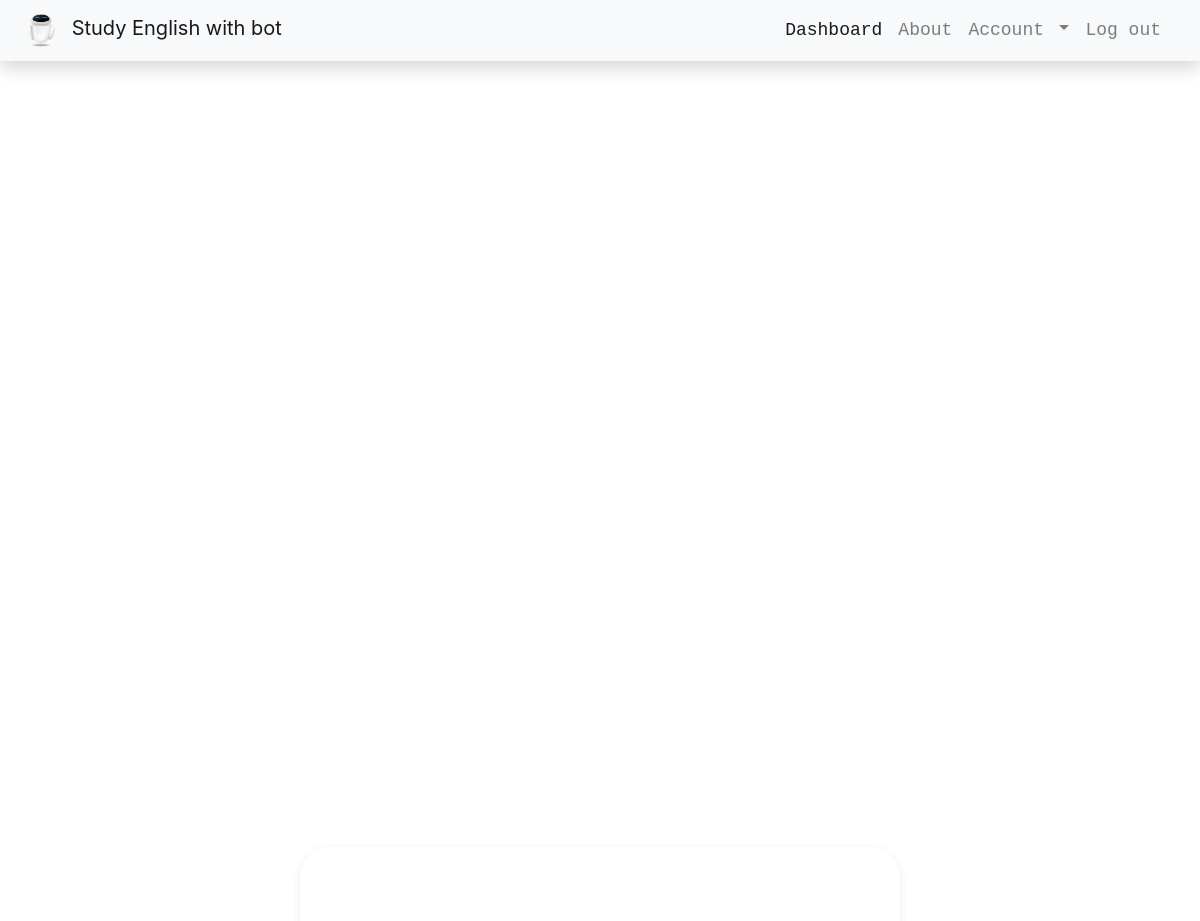
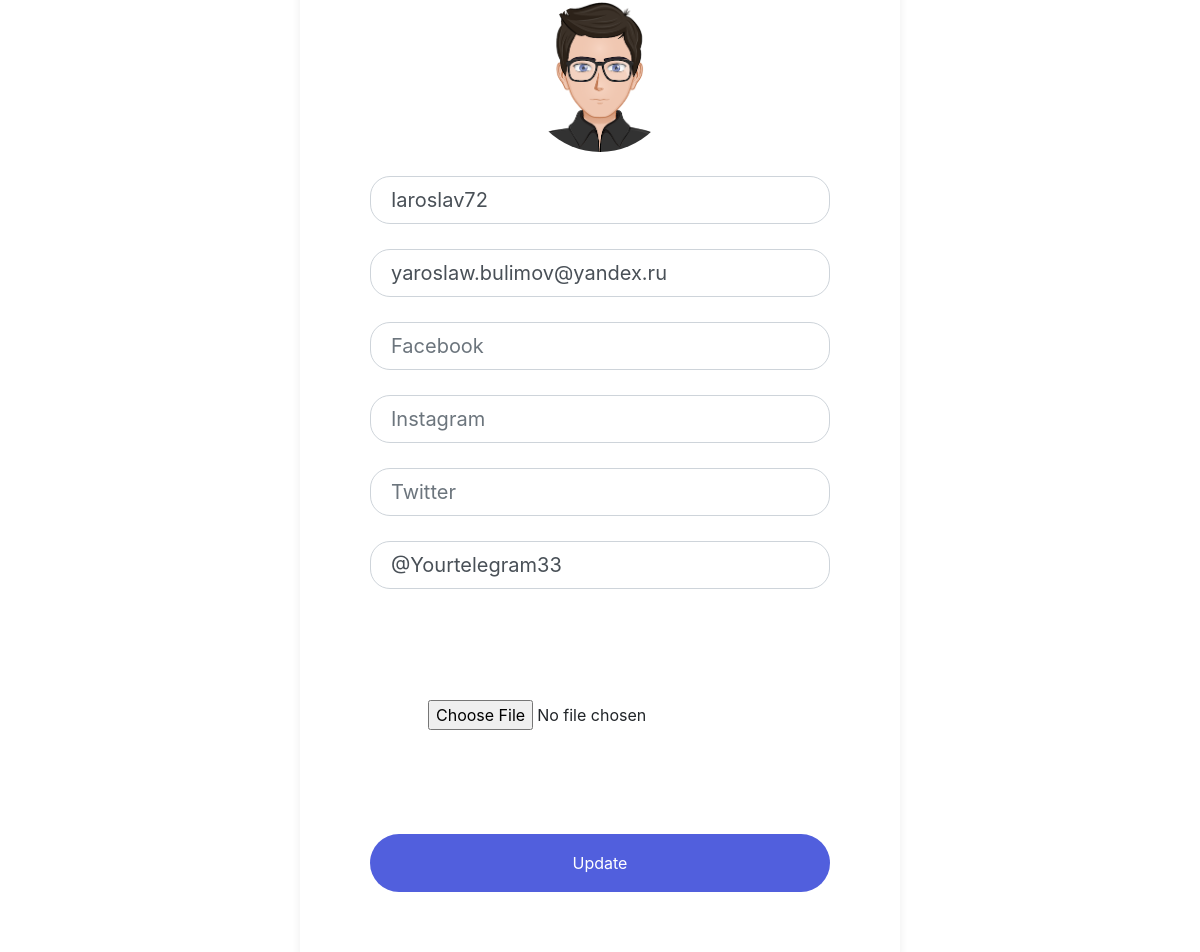
/settings (signed in), run on the app's committed database (2 pictures, top to bottom).
### app/models.py (models this page shows, shortened)
class User(db.Model, UserMixin):
    id = db.Column(db.Integer, primary_key=True)
    name = db.Column(db.String(20), unique=True, nullable=False)
    email = db.Column(db.String(60), unique=True, nullable=False)
    img_file = db.Column(db.String(20), nullable=False, default="static/default.png")
    password = db.Column(db.String(60), nullable=False)
    words = db.relationship("Words", backref="author", lazy=True)
    instagram = db.Column(db.String(30), nullable=False, default="Your instagram")
    facebook = db.Column(db.String(30), nullable=False, default="Your facebook")
    twitter = db.Column(db.String(30), nullable=False, default="Your twitter")
    telegram_info = db.Column(db.String(30), nullable=False, default="@Yourtelegram")

### app/users/routes.py (the view)
@users.route("/settings", methods=["GET", "POST"])
@login_required
def settings():
    form = UpdateAccountForm()
    if form.validate_on_submit():
        current_user.name = form.name.data
        current_user.email = form.email.data
        current_user.telegram_info = form.telegram_info.data
        current_user.instagram = form.instagram.data
        current_user.twitter = form.twitter.data
        current_user.facebook = form.facebook.data
        db.session.commit()
        flash("Your account has been updated!", "success")
        return redirect(url_for("users.account"))
    elif request.method == "GET":
        form.name.data = current_user.name
        form.email.data = current_user.email
        form.telegram_info.data = current_user.telegram_info
    image_file = current_user.img_file
    return render_template("settings.html", title="Account", image_file=image_file, form=form)

### app/users/forms.py (shortened to what this page needs)
class UpdateAccountForm(FlaskForm):
    name = StringField("Name", validators=[DataRequired(),
                                           Length(min=2, max=20)])
    email = EmailField("Email", validators=[DataRequired()])
    picture = FileField("Update Profile Picture", validators=[FileAllowed(["jpg", "png"])])
    telegram_info = StringField("Telegram", validators=[DataRequired()])
    twitter = StringField("Twitter", validators=[DataRequired()])
    facebook = StringField("Facebook", validators=[DataRequired()])
    instagram = StringField("Instagram", validators=[DataRequired()])
    submit = SubmitField("Update")

### app/models.py (called while the page is built)
@login_manager.user_loader
def load_user(user_id):
    return User.query.get(int(user_id))

### app/templates/settings.html (shortened to what this page needs)
{% extends "layout.html" %}
{% block content %}
<div class="registration-form">
    <form method="POST" enctype="multipart/form-data">
            <img src="{{ image_file }}" alt="Admin" class="rounded-circle" width="150">
        <div class="form-group">
            {% if form.name.errors %}
            {{ form.name(class="form-control form-control-lg item is-invalid") }}
            <div class="invalid-feedback">
                {% for error in form.name.errors %}
                <span>{{ error }}</span>
                {% endfor %}
            </div>
            {% else %}
            {{ form.name(class="form-control form-control-lg item", placeholder="Username") }}
            {% endif %}
        </div>
        <div class="form-group">
            {% if form.email.errors %}
            {{ form.email(class="form-control form-control-lg item is-invalid") }}
            <div class="invalid-feedback">
                {% for error in form.email.errors %}
                <span>{{ error }}</span>
                {% endfor %}
            </div>
            {% else %}
            {{ form.email(class="form-control form-control-lg item", placeholder="Email") }}
            {% endif %}
        </div>
        <div class="form-group">
            {% if form.facebook.errors %}
            {{ form.facebook(class="form-control form-control-lg item is-invalid") }}
            <div class="invalid-feedback">
                {% for error in form.telegram.errors %}
                <span>{{ error }}</span>
                {% endfor %}
            </div>
            {% else %}
            {{ form.facebook(class="form-control form-control-lg item", placeholder="Facebook") }}
            {% endif %}
        </div>
        <div class="form-group">
            {% if form.instagram.errors %}
            {{ form.instagram(class="form-control form-control-lg item is-invalid") }}
            <div class="invalid-feedback">
                {% for error in form.telegram.errors %}
                <span>{{ error }}</span>
                {% endfor %}
            </div>
            {% else %}
            {{ form.instagram(class="form-control form-control-lg item", placeholder="Instagram") }}
            {% endif %}
        </div>
        <div class="form-group">
            {% if form.twitter.errors %}
            {{ form.twitter(class="form-control form-control-lg item is-invalid") }}
            <div class="invalid-feedback">
                {% for error in form.telegram.errors %}
                <span>{{ error }}</span>
                {% endfor %}
            </div>
            {% else %}
            {{ form.twitter(class="form-control form-control-lg item", placeholder="Twitter") }}
            {% endif %}
        </div>
        <div class="form-group">
            {% if form.telegram_info.errors %}
            {{ form.telegram_info(class="form-control form-control-lg item is-invalid") }}
            <div class="invalid-feedback">
                {% for error in form.telegram.errors %}
                <span>{{ error }}</span>
                {% endfor %}
            </div>
            {% else %}
            {{ form.telegram_info(class="form-control form-control-lg item", placeholder="Telegram") }}
            {% endif %}
        </div>
        <div class="form-group">
            {{ form.picture(class="btn btn") }}
        </div>
        <div class="form-group" id="create-account">
            {{ form.submit(class="btn btn-block", style="color: white;") }}
        </div>
    </form>
{% endblock content %}

### app/static/main.css (style rules this page uses)
html, body { background: url('https://images.unsplash.com/photo-1530543787849-128d94430c6b?ixlib=rb-1.2.1&ixid=eyJhcHBfaWQiOjEyMDd9&auto=format&fit=crop&w=1500&q=80/1920x1080') no-repeat center center fixed; -webkit-background-size: cover; -moz-background-size: cover; background-size: cover; -o-background-size: cover; }
.registration-form .item { border-radius: 20px; margin-bottom: 25px; padding: 10px 20px; }
.registration-form { background: transparent; padding: 10px 20px; border-radius: 3px; margin-bottom: 20px; }
.registration-form form { background-color: #fff; max-width: 600px; margin: auto; padding: 50px 70px; border-top-left-radius: 30px; border-top-right-radius: 30px; box-shadow: 0px 2px 10px rgba(0, 0, 0, 0.075); }
#create-account { border-radius: 30px; padding: 10px 20px; font-size: 18px; font-weight: bold; background-color: #515fdd;; border: none; color: white; margin-top: 20px; }
body { margin-top:20px; color: #1a202c; text-align: left; }

### data on the page
User: img_file (placeholder picture), name "Iaroslav72", email "yaroslaw.bulimov@yandex.ru", telegram_info "@Yourtelegram33"
